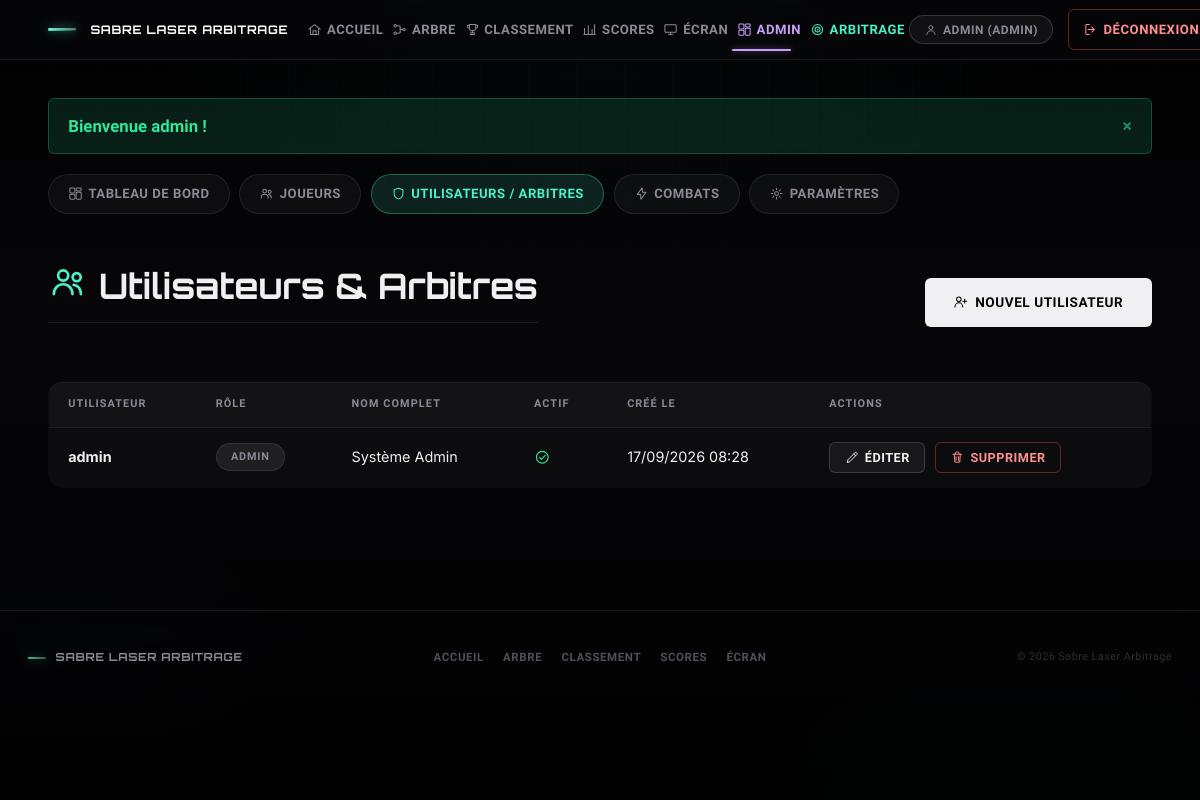
The page /admin/users.php (signed in) on the database its author committed.
### tables this page shows
CREATE TABLE IF NOT EXISTS users (
  id INT AUTO_INCREMENT PRIMARY KEY,
  username VARCHAR(50) NOT NULL UNIQUE,
  password_hash VARCHAR(255) NOT NULL,
  role ENUM('admin','arbitre','joueur','public') NOT NULL DEFAULT 'public',
  nom VARCHAR(100) DEFAULT NULL,
  prenom VARCHAR(100) DEFAULT NULL,
  actif TINYINT(1) NOT NULL DEFAULT 1,
  created_at DATETIME DEFAULT CURRENT_TIMESTAMP
);

### includes/auth.php (called while the page is built, shortened)
<?php
function currentUser(): ?array
{
    return $_SESSION['user'] ?? null;
}
function csrfToken(): string
{
    return $_SESSION['csrf_token'];
}

### admin/users.php (the view, shortened to what this page needs)
<?php
require_once __DIR__ . '/../config/config.php';
$users = $pdo->query('SELECT * FROM users ORDER BY FIELD(role,"admin","arbitre","joueur","public"), username ASC')->fetchAll();
require __DIR__ . '/../includes/header.php';
require __DIR__ . '/_tabs.php';
?>
<div class="section-title" style="margin-bottom:var(--space-5);">
    <h1><?= icon('users') ?> Utilisateurs &amp; Arbitres</h1>
    <a href="users.php?action=new" class="btn"><?= icon('user-plus') ?> Nouvel utilisateur</a>
</div>
<div class="table-wrap">
    <table>
        <thead>
            <tr>
                <th scope="col">Utilisateur</th><th scope="col">Rôle</th><th scope="col">Nom complet</th>
                <th scope="col">Actif</th><th scope="col">Créé le</th><th scope="col">Actions</th>
            </tr>
        </thead>
        <tbody>
        <?php foreach ($users as $u): ?>
            <tr>
                <td><strong><?= e($u['username']) ?></strong></td>
                <td><span class="badge" style="background:rgba(255,255,255,0.08);color:var(--text-dim);border-color:var(--border);"><?= e($u['role']) ?></span></td>
                <td><?= e(trim(($u['prenom'] ?? '') . ' ' . ($u['nom'] ?? ''))) ?: '—' ?></td>
                <td><?= $u['actif'] ? icon('check-circle', 'text-success-icon') : icon('x-circle', 'text-danger-icon') ?></td>
                <td><?= formatDateFr($u['created_at']) ?></td>
                <td class="actions-inline">
                    <a href="users.php?action=edit&id=<?= $u['id'] ?>" class="btn btn-secondary btn-sm"><?= icon('edit') ?> Éditer</a>
                    <a href="users.php?action=delete&id=<?= $u['id'] ?>&csrf=<?= e(csrfToken()) ?>"
                       class="btn btn-danger btn-sm"
                       data-confirm="Supprimer <?= e($u['username']) ?> définitivement ?" data-confirm-label="Supprimer" data-confirm-icon="🗑️">
                       <?= icon('trash') ?> Supprimer</a>
                </td>
            </tr>
        <?php endforeach; ?>
        </tbody>
    </table>
</div>
<?php require __DIR__ . '/../includes/footer.php'; ?>

### includes/header.php (shortened to what this page needs)
<?php
$user = currentUser();
$nomApplication = getParametre($pdo, 'nom_application', 'Sabre Laser Arbitrage');
$currentScript = basename($_SERVER['SCRIPT_NAME']);
$currentDir = basename(dirname($_SERVER['SCRIPT_NAME']));
function navCurrent(string $script, ?string $dir = null): string
{
    global $currentScript, $currentDir;
    if ($dir !== null) {
        return $currentDir === $dir ? ' aria-current="page"' : '';
    }
    return ($currentScript === $script && $currentDir !== 'admin' && $currentDir !== 'arbitrage') ? ' aria-current="page"' : '';
}
?>
<!DOCTYPE html>
<html lang="fr">
<head>
<link rel="stylesheet" href="<?= BASE_URL ?>assets/css/style.css">
</head>
<body>
<div class="bg-fx" aria-hidden="true"></div>
<header class="topbar">
    <div class="topbar-inner">
        <a class="brand" href="<?= BASE_URL ?>index.php"><span class="brand-blade" aria-hidden="true"></span><?= e($nomApplication) ?></a>
            <?= icon('sliders') ?><span class="visually-hidden">Ouvrir le menu</span>
        <nav class="main-nav" id="main-nav" aria-label="Navigation principale">
            <a href="<?= BASE_URL ?>index.php"<?= navCurrent('index.php') ?>><?= icon('home') ?> Accueil</a>
            <a href="<?= BASE_URL ?>arbre.php"<?= navCurrent('arbre.php') ?>><?= icon('bracket') ?> Arbre</a>
            <a href="<?= BASE_URL ?>classement.php"<?= navCurrent('classement.php') ?>><?= icon('trophy') ?> Classement</a>
            <a href="<?= BASE_URL ?>scores.php"<?= navCurrent('scores.php') ?>><?= icon('chart') ?> Scores</a>
            <a href="<?= BASE_URL ?>ecran.php"<?= navCurrent('ecran.php') ?>><?= icon('monitor') ?> Écran</a>
            <?php if ($user): ?>
                <?php if ($user['role'] === 'admin'): ?>
                    <a href="<?= BASE_URL ?>admin/index.php"<?= navCurrent('', 'admin') ?> class="nav-admin"><?= icon('dashboard') ?> Admin</a>
                <?php endif; ?>
                <?php if (in_array($user['role'], ['admin', 'arbitre'], true)): ?>
                    <a href="<?= BASE_URL ?>arbitrage/index.php"<?= navCurrent('', 'arbitrage') ?> class="nav-arbitrage"><?= icon('target') ?> Arbitrage</a>
                <?php endif; ?>
                <span class="user-badge"><?= icon('user') ?> <?= e($user['username']) ?> (<?= e($user['role']) ?>)</span>
                <form method="post" action="<?= BASE_URL ?>logout.php" class="logout-form">
                    <button type="submit" class="btn-link"><?= icon('logout') ?> Déconnexion</button>
                </form>
            <?php else: ?>
                <a href="<?= BASE_URL ?>login.php"<?= navCurrent('login.php') ?>><?= icon('login') ?> Connexion</a>
                <a href="<?= BASE_URL ?>register.php"<?= navCurrent('register.php') ?> class="btn-link-alt"><?= icon('user-plus') ?> Créer un compte</a>
            <?php endif; ?>
        </nav>
    </div>
</header>
<main class="page-content" id="main-content">
    <?php foreach (getFlashes() as $flash): $__flashes[] = $flash; ?>
    <?php endforeach; ?>
<?php foreach ($__flashes ?? [] as $flash): ?>
    <div class="flash flash-<?= e($flash['type']) ?>" role="alert"><?= e($flash['message']) ?></div>
<?php endforeach; ?>

### includes/functions.php (shortened to what this page needs)
<?php
function e(?string $str): string
{
    return htmlspecialchars($str ?? '', ENT_QUOTES, 'UTF-8');
}
function icon(string $name, string $class = ''): string
{
    $cls = trim('icon ' . $class);
    return '<svg class="' . e($cls) . '" aria-hidden="true" focusable="false"><use href="#icon-' . e($name) . '"></use></svg>';
}
function getFlashes(): array
{
    $flashes = $_SESSION['flash'] ?? [];
    return $flashes;
}
    ?>
    <?php
function formatDateFr(?string $datetime): string
{
    $ts = strtotime($datetime);
    return date('d/m/Y H:i', $ts);
}
function getTousLesParametres(PDO $pdo, bool $forceReload = false): array
{
    static $cache = null;
    if ($cache === null || $forceReload) {
        $cache = [];
        foreach ($pdo->query('SELECT cle, valeur FROM parametres')->fetchAll() as $row) {
            $cache[$row['cle']] = $row['valeur'];
        }
    }
    return $cache;
}
function getParametre(PDO $pdo, string $cle, string $defaut = ''): string
{
    $params = getTousLesParametres($pdo);
    return $params[$cle] ?? $defaut;
}

### rows shown on the page
users: username "ADMIN", role "ADMIN", username "admin", prenom+nom "Système Admin", created_at "17/09/2026 08:28"

### other values the page prints
$nomApplication "SABRE LASER ARBITRAGE"
$flash['message'] "Bienvenue admin !"
$nomApplication "Sabre Laser Arbitrage"
